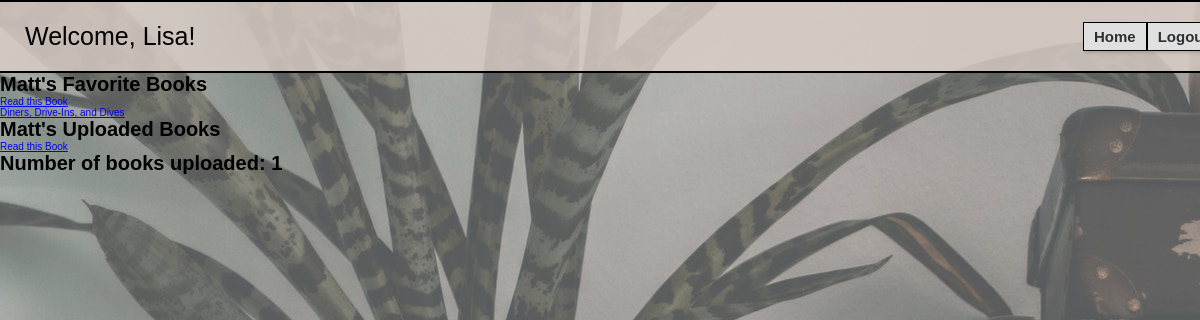
Screenshot of /book/user/3 (signed in) with the database file from the repository.
### login_registration_app/models.py (models this page shows, shortened)
class User(models.Model):
    first_name = models.CharField(max_length=255)
    last_name = models.CharField(max_length=255)
    email = models.CharField(max_length=255)
    password = models.CharField(max_length=255)
    created_at = models.DateTimeField(auto_now_add=True)
    updated_at = models.DateTimeField(auto_now=True)
    objects = UserManager()

### books_app/models.py (models this page shows, shortened)
class Book(models.Model):
    title = models.CharField(max_length=255)
    description = models.TextField()
    uploaded_by = models.ForeignKey(User, related_name = "books_uploaded", on_delete = models.CASCADE)
    favorited_by = models.ManyToManyField(User, related_name = "books_favorited")
    created_at = models.DateTimeField(auto_now_add=True)
    updated_at = models.DateTimeField(auto_now=True)
    objects = BookManager()

### books_app/views.py (the view)
# urls.py: path('user/<int:user_id>', views.user_page), #GET request to display a specific object's info
def user_page(request, user_id): #GET REQUEST
    this_user= User.objects.get(id=request.session["user_id"])
    a_user = User.objects.get(id = user_id)
    uploaded_books = a_user.books_uploaded.all()
    book_count = uploaded_books.count()
    context = {
        "this_user":this_user,
        "a_user": a_user,
        "favorited_books": a_user.books_favorited.all(),
        "uploaded_books":uploaded_books,
        "book_count": book_count,
    }
    return render(request, "user_page.html", context)

### books_app/templates/user_page.html (shortened to what this page needs)
<!DOCTYPE html>
<html lang="en-US">
<head>
    {% load static %}
    <link rel="stylesheet" href="{% static 'user_page.css' %}">
</head>
<body>
    <div id="container">
        <nav>
            <p>Welcome, {{this_user.first_name}}!</p>
            <div id="nav_actions">
                <a href="/book">Home</a>
                <form action="/logout" method="POST">
                    <button type="submit">Logout</button>
                </form>
            </div>
        </nav>
        <div id="wrapper">
            <div id="favorites">
            <h1>{{a_user.first_name}}'s Favorite Books</h1>
            <ul>
                {% for book in favorited_books %}
                <li>
                    <a href ="/book/{{book.id}}">{{book.title}}</a>
                </li>
                {% endfor %}
            </ul>
            </div>
            <div id="uploads">
                <h1>{{a_user.first_name}}'s Uploaded Books</h1>
                <ul>
                        {% for book in uploaded_books %}
                        <a href ="/book/{{book.id}}">{{book.title}}</a>
                    {% endfor %}
                </ul>
            </div>
            <div id="upload_number">
                <h1>Number of books uploaded: {{book_count}}</h1>
            </div>
        </div>
    </div>
</body>
</html>

### books_app/static/user_page.css (style rules this page uses)
* { margin:0; padding:0; }
#container { position:relative; min-height:100vh; }
#container::after { content:""; background-image:url("books.jpg"); opacity:.7; top:0; left:0; bottom:0; right:0; position:absolute; z-index:-1; }
html { font-size:10px; font-family: Arial, Helvetica, sans-serif; }
nav { display: flex; justify-content: space-between; align-items:center; background-color: rgba(220, 208, 201, .8); padding:2rem 2.5rem; border-top:.2rem solid black; border-bottom:.2rem solid black; }
#nav_actions { display: flex; justify-content: space-between; width:8%; }
nav p { font-size:2.5rem; }
nav a, nav button { font-size:1.5rem; font-weight: bold; padding:.5rem 1rem; box-shadow:rgba(0, 0, 0, 0.15) 1.95px 1.95px 2.6px; color:#2D3033; background-color:#E0E0E0; text-decoration: none; border:.1rem solid black; }

### rows the page displays
User: first_name "Lisa"
User: first_name "Matt"
Book: title "Read this Book"
Book: title "Diners, Drive-Ins, and Dives"

### other values shown
{{ book_count }} "1"
